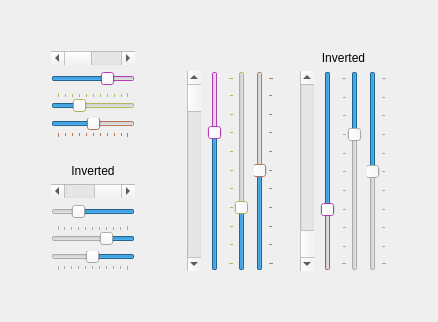
     <widget class="QWidget" name="page_8">
      <layout class="QGridLayout" name="gridLayout_22">
       <item row="1" column="0">
        <spacer name="horizontalSpacer_17">
         <property name="orientation">
          <enum>Qt::Orientation::Horizontal</enum>
         </property>
         <property name="sizeHint" stdset="0">
          <size>
           <width>40</width>
           <height>20</height>
          </size>
         </property>
        </spacer>
       </item>
       <item row="1" column="3">
        <layout class="QGridLayout" name="gridLayout_21">
         <item row="1" column="0">
          <widget class="QScrollBar" name="verticalScrollBar">
           <property name="orientation">
            <enum>Qt::Orientation::Vertical</enum>
           </property>
          </widget>
         </item>
         <item row="1" column="6">
          <widget class="QSlider" name="horizontalSlider_12">
           <property name="palette">
            <palette>
             <active>
              <colorrole role="Window">
               <brush brushstyle="SolidPattern">
                <color alpha="255">
                 <red>255</red>
                 <green>85</green>
                 <blue>255</blue>
                </color>
               </brush>
              </colorrole>
             </active>
             <inactive>
              <colorrole role="Window">
               <brush brushstyle="SolidPattern">
                <color alpha="255">
                 <red>255</red>
                 <green>85</green>
                 <blue>255</blue>
                </color>
               </brush>
              </colorrole>
             </inactive>
             <disabled>
              <colorrole role="Window">
               <brush brushstyle="SolidPattern">
                <color alpha="255">
                 <red>255</red>
                 <green>85</green>
                 <blue>255</blue>
                </color>
               </brush>
              </colorrole>
             </disabled>
            </palette>
           </property>
           <property name="value">
            <number>70</number>
           </property>
           <property name="orientation">
            <enum>Qt::Orientation::Vertical</enum>
           </property>
           <property name="invertedAppearance">
            <bool>true</bool>
           </property>
          </widget>
         </item>
         <item row="1" column="8">
          <widget class="QSlider" name="horizontalSlider_11">
           <property name="sliderPosition">
            <number>50</number>
           </property>
           <property name="orientation">
            <enum>Qt::Orientation::Vertical</enum>
           </property>
           <property name="invertedAppearance">
            <bool>true</bool>
           </property>
           <property name="tickPosition">
            <enum>QSlider::TickPosition::TicksBelow</enum>
           </property>
          </widget>
         </item>
         <item row="0" column="5" colspan="4">
          <widget class="QLabel" name="label_2">
           <property name="text">
            <string>Inverted</string>
           </property>
           <property name="alignment">
            <set>Qt::AlignmentFlag::AlignCenter</set>
           </property>
          </widget>
         </item>
         <item row="1" column="7">
          <widget class="QSlider" name="horizontalSlider_10">
           <property name="value">
            <number>30</number>
           </property>
           <property name="orientation">
            <enum>Qt::Orientation::Vertical</enum>
           </property>
           <property name="invertedAppearance">
            <bool>true</bool>
           </property>
           <property name="tickPosition">
            <enum>QSlider::TickPosition::TicksAbove</enum>
           </property>
          </widget>
         </item>
         <item row="1" column="3">
          <widget class="QSlider" name="horizontalSlider_9">
           <property name="palette">
            <palette>
             <active>
              <colorrole role="Window">
               <brush brushstyle="SolidPattern">
                <color alpha="255">
                 <red>255</red>
                 <green>170</green>
                 <blue>127</blue>
                </color>
               </brush>
              </colorrole>
             </active>
             <inactive>
              <colorrole role="Window">
               <brush brushstyle="SolidPattern">
                <color alpha="255">
                 <red>255</red>
                 <green>170</green>
                 <blue>127</blue>
                </color>
               </brush>
              </colorrole>
             </inactive>
             <disabled>
              <colorrole role="Base">
               <brush brushstyle="SolidPattern">
                <color alpha="255">
                 <red>255</red>
                 <green>170</green>
                 <blue>127</blue>
                </color>
               </brush>
              </colorrole>
              <colorrole role="Window">
               <brush brushstyle="SolidPattern">
                <color alpha="255">
                 <red>255</red>
                 <green>170</green>
                 <blue>127</blue>
                </color>
               </brush>
              </colorrole>
             </disabled>
            </palette>
           </property>
           <property name="sliderPosition">
            <number>50</number>
           </property>
           <property name="orientation">
            <enum>Qt::Orientation::Vertical</enum>
           </property>
           <property name="tickPosition">
            <enum>QSlider::TickPosition::TicksBelow</enum>
           </property>
          </widget>
         </item>
         <item row="1" column="1">
          <widget class="QSlider" name="horizontalSlider_7">
           <property name="palette">
            <palette>
             <active>
              <colorrole role="Window">
               <brush brushstyle="SolidPattern">
                <color alpha="255">
                 <red>255</red>
                 <green>85</green>
                 <blue>255</blue>
                </color>
               </brush>
              </colorrole>
             </active>
             <inactive>
              <colorrole role="Window">
               <brush brushstyle="SolidPattern">
                <color alpha="255">
                 <red>255</red>
                 <green>85</green>
                 <blue>255</blue>
                </color>
               </brush>
              </colorrole>
             </inactive>
             <disabled>
              <colorrole role="Window">
               <brush brushstyle="SolidPattern">
                <color alpha="255">
                 <red>255</red>
                 <green>85</green>
                 <blue>255</blue>
                </color>
               </brush>
              </colorrole>
             </disabled>
            </palette>
           </property>
           <property name="value">
            <number>70</number>
           </property>
           <property name="orientation">
            <enum>Qt::Orientation::Vertical</enum>
           </property>
          </widget>
         </item>
         <item row="1" column="5">
          <widget class="QScrollBar" name="verticalScrollBar_2">
           <property name="orientation">
            <enum>Qt::Orientation::Vertical</enum>
           </property>
           <property name="invertedAppearance">
            <bool>true</bool>
           </property>
          </widget>
         </item>
         <item row="1" column="2">
          <widget class="QSlider" name="horizontalSlider_8">
           <property name="palette">
            <palette>
             <active>
              <colorrole role="Window">
               <brush brushstyle="SolidPattern">
                <color alpha="255">
                 <red>255</red>
                 <green>255</green>
                 <blue>127</blue>
                </color>
               </brush>
              </colorrole>
             </active>
             <inactive>
              <colorrole role="Window">
               <brush brushstyle="SolidPattern">
                <color alpha="255">
                 <red>255</red>
                 <green>255</green>
                 <blue>127</blue>
                </color>
               </brush>
              </colorrole>
             </inactive>
             <disabled>
              <colorrole role="Base">
               <brush brushstyle="SolidPattern">
                <color alpha="255">
                 <red>255</red>
                 <green>255</green>
                 <blue>127</blue>
                </color>
               </brush>
              </colorrole>
              <colorrole role="Window">
               <brush brushstyle="SolidPattern">
                <color alpha="255">
                 <red>255</red>
                 <green>255</green>
                 <blue>127</blue>
                </color>
               </brush>
              </colorrole>
             </disabled>
            </palette>
           </property>
           <property name="value">
            <number>30</number>
           </property>
           <property name="orientation">
            <enum>Qt::Orientation::Vertical</enum>
           </property>
           <property name="tickPosition">
            <enum>QSlider::TickPosition::TicksAbove</enum>
           </property>
          </widget>
         </item>
         <item row="1" column="4">
          <spacer name="horizontalSpacer_3">
           <property name="orientation">
            <enum>Qt::Orientation::Horizontal</enum>
           </property>
           <property name="sizeType">
            <enum>QSizePolicy::Policy::Fixed</enum>
           </property>
           <property name="sizeHint" stdset="0">
            <size>
             <width>20</width>
             <height>20</height>
            </size>
           </property>
          </spacer>
         </item>
        </layout>
       </item>
       <item row="0" column="1" colspan="3">
        <spacer name="verticalSpacer_14">
         <property name="orientation">
          <enum>Qt::Orientation::Vertical</enum>
         </property>
         <property name="sizeHint" stdset="0">
          <size>
           <width>20</width>
           <height>40</height>
          </size>
         </property>
        </spacer>
       </item>
       <item row="2" column="1" colspan="3">
        <spacer name="verticalSpacer_13">
         <property name="orientation">
          <enum>Qt::Orientation::Vertical</enum>
         </property>
         <property name="sizeHint" stdset="0">
          <size>
           <width>20</width>
           <height>40</height>
          </size>
         </property>
        </spacer>
       </item>
       <item row="1" column="2">
        <spacer name="horizontalSpacer_19">
         <property name="orientation">
          <enum>Qt::Orientation::Horizontal</enum>
         </property>
         <property name="sizeHint" stdset="0">
          <size>
           <width>40</width>
           <height>20</height>
          </size>
         </property>
        </spacer>
       </item>
       <item row="1" column="1">
        <layout class="QGridLayout" name="gridLayout_20">
         <item row="2" column="0">
          <widget class="QSlider" name="horizontalSlider">
           <property name="palette">
            <palette>
             <active>
              <colorrole role="Window">
               <brush brushstyle="SolidPattern">
                <color alpha="255">
                 <red>255</red>
                 <green>85</green>
                 <blue>255</blue>
                </color>
               </brush>
              </colorrole>
             </active>
             <inactive>
              <colorrole role="Window">
               <brush brushstyle="SolidPattern">
                <color alpha="255">
                 <red>255</red>
                 <green>85</green>
                 <blue>255</blue>
                </color>
               </brush>
              </colorrole>
             </inactive>
             <disabled>
              <colorrole role="Window">
               <brush brushstyle="SolidPattern">
                <color alpha="255">
                 <red>255</red>
                 <green>85</green>
                 <blue>255</blue>
                </color>
               </brush>
              </colorrole>
             </disabled>
            </palette>
           </property>
           <property name="value">
            <number>70</number>
           </property>
           <property name="orientation">
            <enum>Qt::Orientation::Horizontal</enum>
           </property>
          </widget>
         </item>
         <item row="9" column="0">
          <widget class="QSlider" name="horizontalSlider_4">
           <property name="value">
            <number>30</number>
           </property>
           <property name="orientation">
            <enum>Qt::Orientation::Horizontal</enum>
           </property>
           <property name="invertedAppearance">
            <bool>true</bool>
           </property>
           <property name="tickPosition">
            <enum>QSlider::TickPosition::TicksAbove</enum>
           </property>
          </widget>
         </item>
         <item row="4" column="0">
          <widget class="QSlider" name="horizontalSlider_3">
           <property name="palette">
            <palette>
             <active>
              <colorrole role="Window">
               <brush brushstyle="SolidPattern">
                <color alpha="255">
                 <red>255</red>
                 <green>170</green>
                 <blue>127</blue>
                </color>
               </brush>
              </colorrole>
             </active>
             <inactive>
              <colorrole role="Window">
               <brush brushstyle="SolidPattern">
                <color alpha="255">
                 <red>255</red>
                 <green>170</green>
                 <blue>127</blue>
                </color>
               </brush>
              </colorrole>
             </inactive>
             <disabled>
              <colorrole role="Base">
               <brush brushstyle="SolidPattern">
                <color alpha="255">
                 <red>255</red>
                 <green>170</green>
                 <blue>127</blue>
                </color>
               </brush>
              </colorrole>
              <colorrole role="Window">
               <brush brushstyle="SolidPattern">
                <color alpha="255">
                 <red>255</red>
                 <green>170</green>
                 <blue>127</blue>
                </color>
               </brush>
              </colorrole>
             </disabled>
            </palette>
           </property>
           <property name="sliderPosition">
            <number>50</number>
           </property>
           <property name="orientation">
            <enum>Qt::Orientation::Horizontal</enum>
           </property>
           <property name="tickPosition">
            <enum>QSlider::TickPosition::TicksBelow</enum>
           </property>
          </widget>
         </item>
         <item row="7" column="0">
          <widget class="QScrollBar" name="horizontalScrollBar_2">
           <property name="orientation">
            <enum>Qt::Orientation::Horizontal</enum>
           </property>
           <property name="invertedAppearance">
            <bool>true</bool>
           </property>
          </widget>
         </item>
         <item row="0" column="0">
          <widget class="QScrollBar" name="horizontalScrollBar">
           <property name="orientation">
            <enum>Qt::Orientation::Horizontal</enum>
           </property>
          </widget>
         </item>
         <item row="6" column="0">
          <widget class="QLabel" name="label">
           <property name="text">
            <string>Inverted</string>
           </property>
           <property name="alignment">
            <set>Qt::AlignmentFlag::AlignCenter</set>
           </property>
          </widget>
         </item>
         <item row="10" column="0">
          <widget class="QSlider" name="horizontalSlider_6">
           <property name="sliderPosition">
            <number>50</number>
           </property>
           <property name="orientation">
            <enum>Qt::Orientation::Horizontal</enum>
           </property>
           <property name="invertedAppearance">
            <bool>true</bool>
           </property>
           <property name="tickPosition">
            <enum>QSlider::TickPosition::TicksBelow</enum>
           </property>
          </widget>
         </item>
         <item row="3" column="0">
          <widget class="QSlider" name="horizontalSlider_2">
           <property name="palette">
            <palette>
             <active>
              <colorrole role="Window">
               <brush brushstyle="SolidPattern">
                <color alpha="255">
                 <red>255</red>
                 <green>255</green>
                 <blue>127</blue>
                </color>
               </brush>
              </colorrole>
             </active>
             <inactive>
              <colorrole role="Window">
               <brush brushstyle="SolidPattern">
                <color alpha="255">
                 <red>255</red>
                 <green>255</green>
                 <blue>127</blue>
                </color>
               </brush>
              </colorrole>
             </inactive>
             <disabled>
              <colorrole role="Base">
               <brush brushstyle="SolidPattern">
                <color alpha="255">
                 <red>255</red>
                 <green>255</green>
                 <blue>127</blue>
                </color>
               </brush>
              </colorrole>
              <colorrole role="Window">
               <brush brushstyle="SolidPattern">
                <color alpha="255">
                 <red>255</red>
                 <green>255</green>
                 <blue>127</blue>
                </color>
               </brush>
              </colorrole>
             </disabled>
            </palette>
           </property>
           <property name="value">
            <number>30</number>
           </property>
           <property name="orientation">
            <enum>Qt::Orientation::Horizontal</enum>
           </property>
           <property name="tickPosition">
            <enum>QSlider::TickPosition::TicksAbove</enum>
           </property>
          </widget>
         </item>
         <item row="8" column="0">
          <widget class="QSlider" name="horizontalSlider_5">
           <property name="value">
            <number>70</number>
           </property>
           <property name="orientation">
            <enum>Qt::Orientation::Horizontal</enum>
           </property>
           <property name="invertedAppearance">
            <bool>true</bool>
           </property>
          </widget>
         </item>
         <item row="5" column="0">
          <spacer name="horizontalSpacer_7">
           <property name="orientation">
            <enum>Qt::Orientation::Vertical</enum>
           </property>
           <property name="sizeType">
            <enum>QSizePolicy::Policy::Fixed</enum>
           </property>
           <property name="sizeHint" stdset="0">
            <size>
             <width>20</width>
             <height>20</height>
            </size>
           </property>
          </spacer>
         </item>
        </layout>
       </item>
       <item row="1" column="4">
        <spacer name="horizontalSpacer_18">
         <property name="orientation">
          <enum>Qt::Orientation::Horizontal</enum>
         </property>
         <property name="sizeHint" stdset="0">
          <size>
           <width>40</width>
           <height>20</height>
          </size>
         </property>
        </spacer>
       </item>
      </layout>
     </widget>
